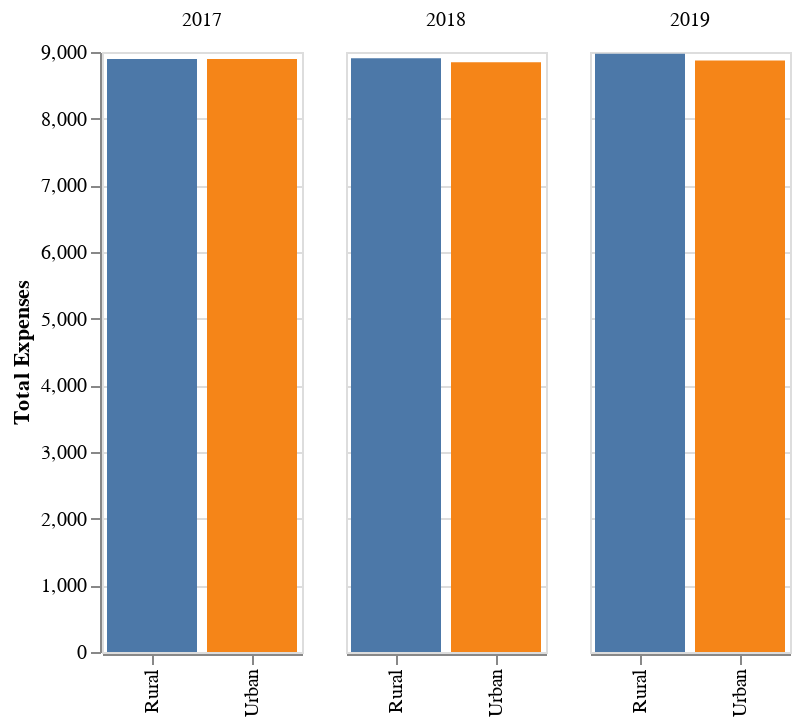

Here is the notebook cell this chart was saved with:
### Code cell
alt.Chart(chart1_df).mark_bar().encode(
    x=alt.X('Location indicator', title=''),
    y=alt.Y('Total expenses:Q', title='Total Expenses'),
    color=alt.Color('Location indicator', legend=None),
    column=alt.Column('Reference year', title='')
).properties(width=100, height=300)

### Figure 1 — Vega-Lite specification as saved in the notebook (floating-point values rounded to 4 significant figures)
{"config": {"view": {"continuousWidth": 400, "continuousHeight": 300}}, "data": {"name": "data-8e3f7a11e6dc08874edce96e70c025f9"}, "mark": "bar", "encoding": {"color": {"field": "Location indicator", "legend": null, "type": "nominal"}, "column": {"field": "Reference year", "title": "", "type": "quantitative"}, "x": {"field": "Location indicator", "title": "", "type": "nominal"}, "y": {"field": "Total expenses", "title": "Total Expenses", "type": "quantitative"}}, "height": 300, "width": 100, "$schema": "https://vega.github.io/schema/vega-lite/v4.17.0.json", "datasets": {"data-8e3f7a11e6dc08874edce96e70c025f9": [{"Reference year": 2017.0, "Location indicator": "Rural", "Total expenses": "8896.5"}, {"Reference year": 2017.0, "Location indicator": "Urban", "Total expenses": "8893.6"}, {"Reference year": 2018.0, "Location indicator": "Rural", "Total expenses": "8907.5"}, {"Reference year": 2018.0, "Location indicator": "Urban", "Total expenses": "8844.4"}, {"Reference year": 2019.0, "Location indicator": "Rural", "Total expenses": "8973.3"}, {"Reference year": 2019.0, "Location indicator": "Urban", "Total expenses": "8873"}]}}
